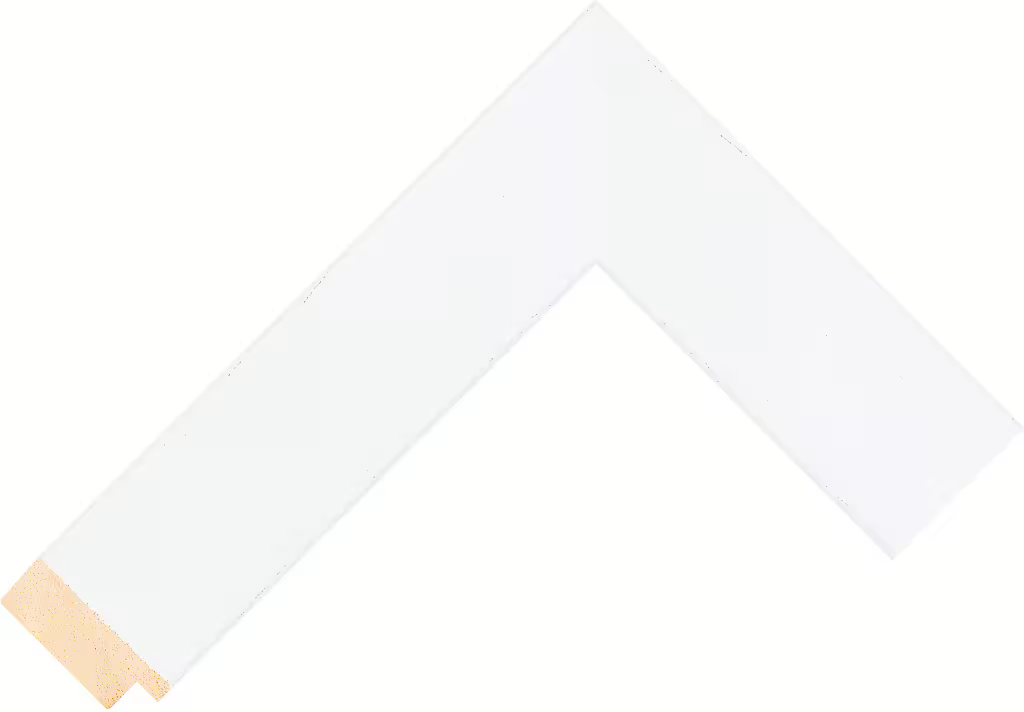
#> input picture VISUALS/white.png, 1024 x 712 px
$ python extract_white.py
#> lines starting #> are read from the running program, lines starting #| are printed output that depends on the picture
from PIL import Image
import numpy as np, os
V = os.path.dirname(os.path.abspath(__file__)) + '/'
OUT = V + 'frames/'
im = Image.open(V + 'white.png').convert('RGB')
#> im is the input picture: PIL image 1024x712 RGB; mean R, G, B 251.7, 251.5, 250
rot = im.rotate(-45, expand=True, resample=Image.BICUBIC,
                fillcolor=(247, 246, 243))
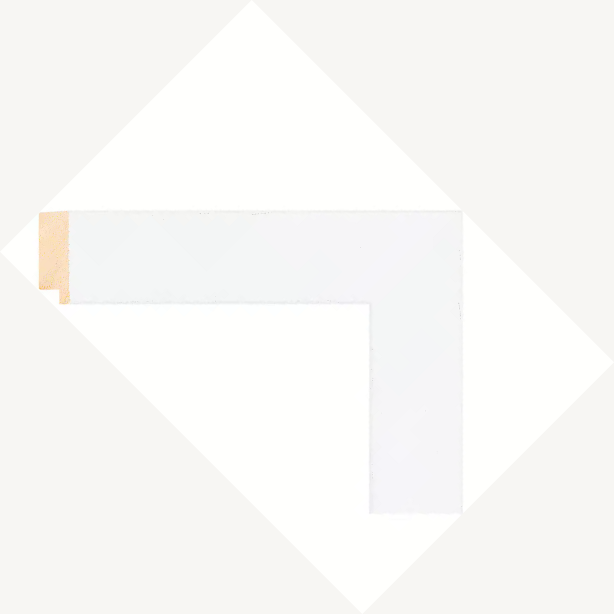
#> rot: PIL image 1228x1228 RGB (shown at 1/2 size); mean R, G, B 249.2, 248.6, 246.4
a = np.asarray(rot.convert('L')).astype(float)
W = rot.size[0]
#> W = 1228
x0, x1 = int(W * 0.08), int(W * 0.42)
#> x0 = 98; x1 = 515
band = a[:, x0:x1]
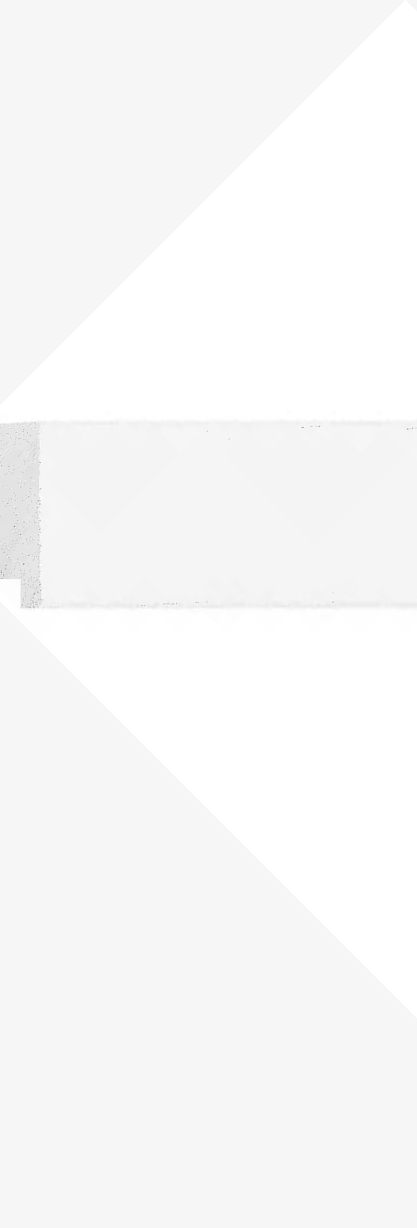
#> band: shape (1228, 417) float64; min 135, max 255, mean 248.6
# vertical gradient: rail edges show as horizontal lines even on white
grad = np.abs(np.diff(band, axis=0)).mean(axis=1)
#> grad = 1227 values, max 5.38 at index 607, min 0 at index 405, mean 0.126
rows = np.where(grad > 1.5)[0]
#> rows = 21 values from 418 to 609
print('edge rows found:', len(rows), rows.min() if len(rows) else '-',
      rows.max() if len(rows) else '-')
#| edge rows found: 21 418 609
r0, r1 = int(rows.min()), int(rows.max())
#> r0 = 418; r1 = 609
h = r1 - r0
#> h = 191
r0i, r1i = r0 + int(h * 0.16), r1 - int(h * 0.16)
#> r0i = 448; r1i = 579
crop = rot.crop((x0, r0i, x1, r1i))
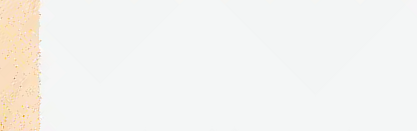
#> crop: PIL image 417x131 RGB; mean R, G, B 244.2, 243.4, 240.3
crop.save(OUT + 'white_h.png')
crop.transpose(Image.ROTATE_90).save(OUT + 'white_v.png')
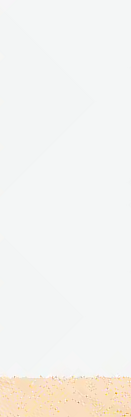
#> saved as white_v.png: PIL image 131x417 RGB; mean R, G, B 244.2, 243.4, 240.3
print('white band rows', r0, r1, 'crop', crop.size)
#| white band rows 418 609 crop (417, 131)

$ run again, with VISUALS/Black.png copied over VISUALS/white.png
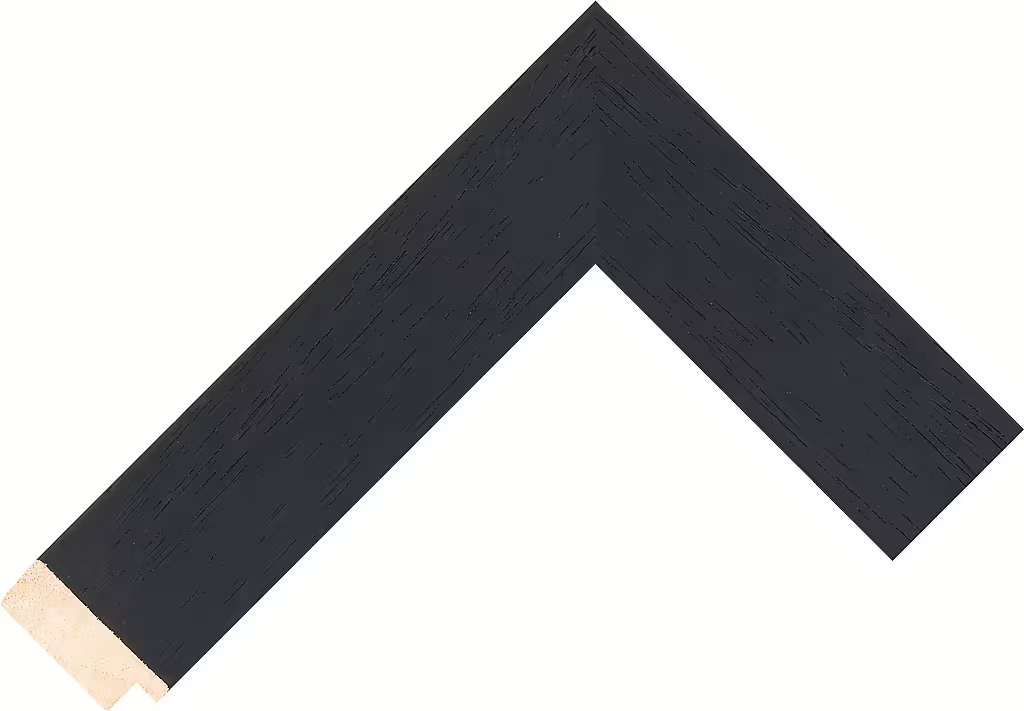
#> input picture VISUALS/Black.png, 1024 x 711 px
#> im is the input picture: PIL image 1024x711 RGB; mean R, G, B 191.5, 191.4, 192.2
#> `band = a[:, x0:x1]`:
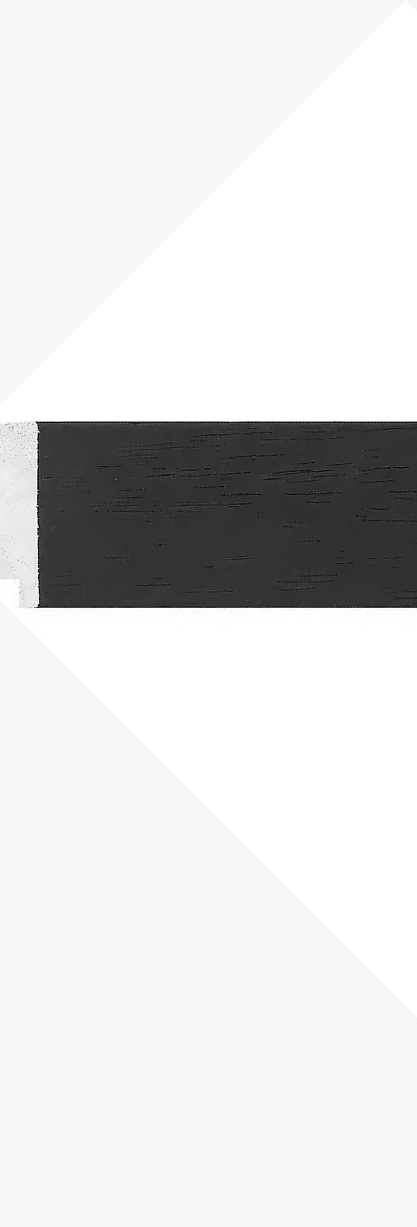
#> band: shape (1227, 417) float64; min 0, max 255, mean 222
#> grad = 1226 values, max 174.6 at index 607, min 0 at index 405, mean 0.83
#> rows = 137 values from 418 to 610
#| edge rows found: 137 418 610
#> r0 = 418; r1 = 610
#> h = 192
#> r0i = 448; r1i = 580
#> `crop.transpose(Image.ROTATE_90).save(OUT + 'white_v.png')`:
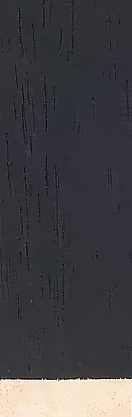
#> saved as white_v.png: PIL image 132x417 RGB; mean R, G, B 67.7, 66.5, 70
#| white band rows 418 610 crop (417, 132)
